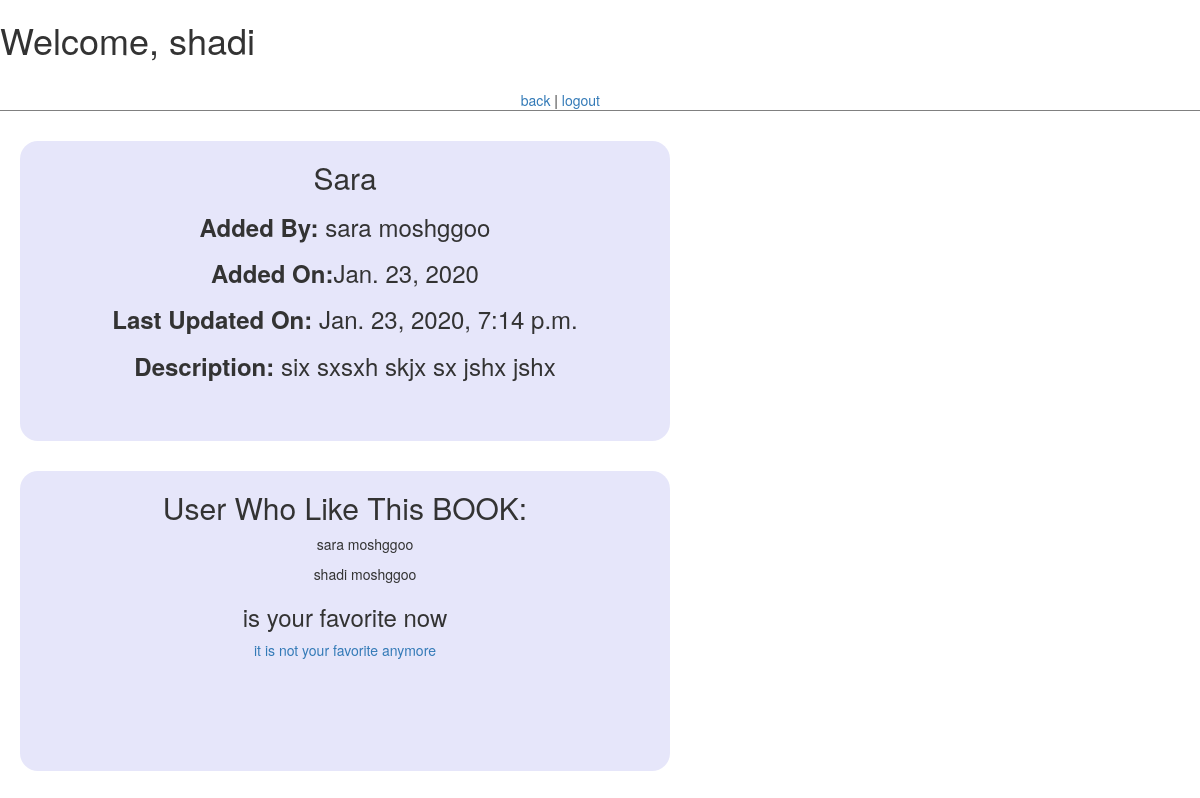
Page /bookshow/6 (signed in) on the committed database.
### newapp/models.py (models this page shows)
class User(models.Model):
  firstname=models.CharField(max_length=255)
  lastname=models.CharField(max_length=255)
  email=models.CharField(max_length=255)
  password=models.CharField(max_length=255)
  created_at = models.DateField(auto_now_add=True)
  updated_at = models.DateTimeField(auto_now=True)
  objects=ManageUser()

class Book(models.Model):
    title=models.CharField(max_length=255)
    desc=models.TextField()
    created_at=models.DateField(auto_now_add=True)
    updated_at=models.DateTimeField(auto_now=True)
    uploaded=models.ForeignKey(User,related_name="Books_uploaded",on_delete=models.CASCADE)
    userslike=models.ManyToManyField(User,related_name="Books")
    objects=ManageBook()

### newapp/views.py (the view)
# urls.py: path('bookshow/<int:id>',views.showbook),
def showbook(request,id):
    context={
        "bookdetail":Book.objects.get(id=id),
        "user":User.objects.get(id=request.session["id"])
    }
    return render(request,"bookdetail.html",context)

### newapp/templates/bookdetail.html (shortened to what this page needs)
<!DOCTYPE html>
<html lang="en">
<head>
    <link rel="stylesheet" href="https://maxcdn.bootstrapcdn.com/bootstrap/3.4.1/css/bootstrap.min.css">
</head>
<body>
        <div class="head">
                <div class="results">
               <h1>Welcome, {{user.firstname}}</h1>
                </div>
            <div class="results" id="logout"><a class="booktitle" href="/book">back</a> | <a class="booktitle" href="/logout">logout</a></div>
        </div>
            {%if user.id == bookdetail.uploaded.id%}
            <div class='main'>
                {% if messages %}
                <ul class="messages">
                {% for message in messages %}
                <li {% if message.tags %} class="{{ message.tags }}"{% endif %}>{{ message }}</li>
                {% endfor %}
                </ul>
                {% endif %}
                <form action="/update/{{bookdetail.id}}" method="post" class="form">
                    {%csrf_token%}
                    <h2>  <input type="text" name="title" id="title" value='{{bookdetail.title}}'></h2>
                    <h4> <b>Added By:</b> {{bookdetail.uploaded.firstname}} {{bookdetail.uploaded.lastname}}</h4>
                    <h4> <b>Added On:</b>{{bookdetail.created_at}}</h4>
                    <h4><b>Last Updated On: </b>{{bookdetail.updated_at}}</h4>
                    <p>  <b>Description: </b></p>
                    <p>   <textarea name="desc" id="" cols="80" rows="10">  {{bookdetail.desc}}</textarea></p>
                    <button type="submit" class="btn btn-primary ">Edit</button>
                     <button  class="btn btn-primary "type="submit"><a href="/delete/{{bookdetail.id}}"> Delete</a> </button>
                </form>
             </div>
            {%else%}
             <div class="main">
                <h2>{{bookdetail.title}}</h2>
                 <h3><b>Added By:</b> {{bookdetail.uploaded.firstname}} {{bookdetail.uploaded.lastname}}</h3>
                 <h3> <b>Added On:</b>{{bookdetail.created_at}}</h3>
                 <h3><b>Last Updated On: </b>{{bookdetail.updated_at}}</h3>
                 <h3><b>Description: </b>{{bookdetail.desc}}</h3>
            </div>
        {%endif%}
            <div class="main">
                {%if  bookdetail.userslike%}
                 <h2>User Who Like This BOOK:</h2>
                 {% for detail in bookdetail.userslike.all%}
                 <ul><li>{{detail.firstname}} {{detail.lastname}}</li></ul>
                   {%endfor%}
               {%endif%}
               {%if user in bookdetail.userslike.all%}
                  <h3> is your favorite now</h3>
                  <a href="/removefavorite/{{bookdetail.id}}">it is not your favorite anymore</a>
                {%else%}
                 <a href="/addfavorite/{{bookdetail.id}}">add this book to your favorite</a>
                {%endif%}
        </div>
</body>
</html>

### newapp/templates/bookdetail.html (style rules this page uses)
.results { display:inline-block; width: 600px; vertical-align: top; }
#logout { text-align: right; padding-top:20px; }
.head { border-bottom:1px solid grey; }
.main { vertical-align: top; display: inline-block; width: 650px; text-align: center; min-height: 300px; margin-left:20px; margin-top:30px; background-color: lavender; border-radius: 18px; }
ul { list-style-type: none; }

### rows in the picture
User: firstname "shadi", lastname "moshggoo"
Book: title "Sara", uploaded.firstname "sara", uploaded.lastname "moshggoo", created_at "Jan. 23, 2020", updated_at "Jan. 23, 2020, 7:14 p.m.", desc "six sxsxh skjx sx jshx jshx"
User: firstname "sara", lastname "moshggoo"
